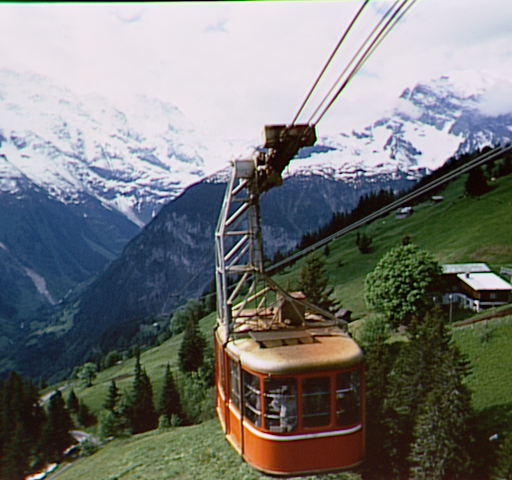
#> input picture cablecar.bmp, 512 x 480 px
$ python tp7.py
#> lines starting #> are read from the running program, lines starting #| are printed output that depends on the picture
import cv2
import numpy as np
import matplotlib.pyplot as plt

image = cv2.imread('cablecar.bmp',0)
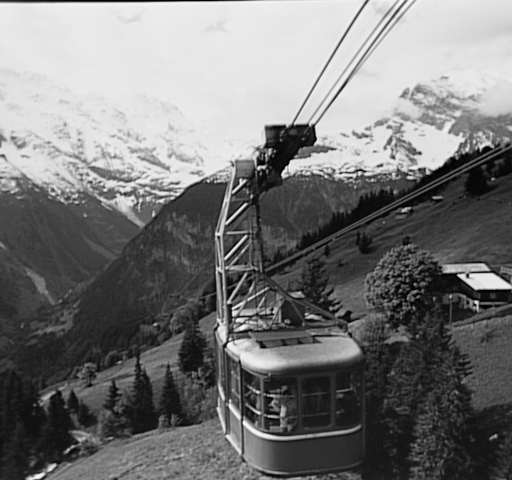
#> image: shape (480, 512); min 0, max 253, mean 119.1

#Transforme an image
dct = cv2.dct(np.float32(image))

#Show the DCT image
dctShow = np.log(1 + np.abs(dct))
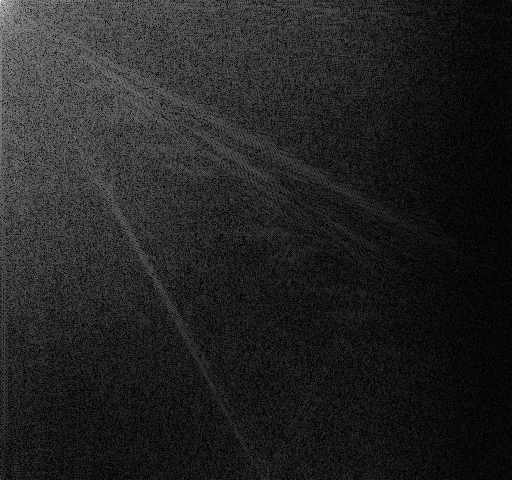
#> dctShow: shape (480, 512) float32; min 7.51e-06, max 10.99, mean 1.54; drawn with min black and max white

#DCT inverse
image2 = cv2.idct(dct)
image2 = np.uint8(image2)

plt.figure(figsize=(10,4))
plt.subplot(1,3,1)
plt.title("Original")
plt.imshow(image, cmap='gray')

plt.subplot(1,3,2)
plt.title("DCT")
plt.imshow(dctShow, cmap='gray')

plt.subplot(1,3,3)
plt.title("resultat finale")
plt.imshow(image2, cmap='gray')

plt.show()
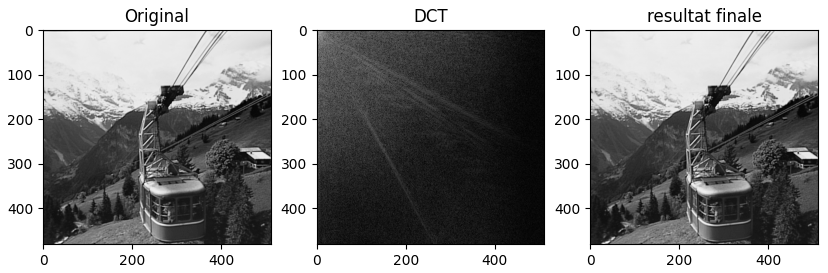
#> figure drawn by matplotlib, 3 panels

import cv2
import numpy as np
import matplotlib.pyplot as plt


def jpeg_compress_decompress(img, fq):

    h, w = img.shape

    # ── Étape 1 : Padding pour que h et w soient multiples de 8 ──────────────
    haut  = 0
    bas   = (8 - h % 8) % 8
    gauche = 0
    droite = (8 - w % 8) % 8

    padImg = np.pad(img, ((haut, bas), (gauche, droite)), 'constant')
    pH, pW = padImg.shape

    # ── Étape 3 : Matrice de quantification 8×8 ───────────────────────────────
    Quant = np.fromfunction(lambda i, j: 1 + (1 + i + j) * fq, (8, 8), dtype=int)

    # Tableau de travail pour les blocs quantifiés
    dctImg    = np.zeros_like(padImg, dtype=np.float32)
    quantImg  = np.zeros_like(padImg, dtype=np.float32)
    reconImg  = np.zeros_like(padImg, dtype=np.float32)

    # ── Étapes 2-5 : Parcours bloc par bloc ──────────────────────────────────
    for i in range(0, pH, 8):
        for j in range(0, pW, 8):
            bloc = np.float32(padImg[i:i+8, j:j+8])

            # DCT du bloc
            dctBloc = cv2.dct(bloc)

            # Quantification (division entière)
            quantBloc = np.floor(dctBloc / Quant)

            # Dé-quantification
            dequantBloc = quantBloc * Quant

            # DCT inverse
            idctBloc = cv2.idct(dequantBloc)

            dctImg[i:i+8, j:j+8]   = dctBloc
            quantImg[i:i+8, j:j+8] = quantBloc
            reconImg[i:i+8, j:j+8] = idctBloc

    # ── Étape 6 : Suppression du padding et conversion uint8 ─────────────────
    result = reconImg[:h, :w]
    result = np.uint8(np.clip(result, 0, 255))
    return result

image = cv2.imread('cablecar.bmp', 0)

if image is None:
    image = cv2.imread(cv2.samples.findFile('lena.jpg'), 0)

if image is None:
    # Image synthétique de secours
    image = np.uint8(np.random.randint(0, 256, (240, 320)))

print(f"Image chargée : {image.shape[1]}×{image.shape[0]} pixels")
#| Image chargée : 512×480 pixels

facteurs = [1, 5, 10, 25, 500]

fig, axes = plt.subplots(2, 3, figsize=(16, 10))
axes = axes.flatten()

# Image originale dans la 1ère case
axes[0].imshow(image, cmap='gray')
axes[0].set_title('Image originale', fontsize=12, fontweight='bold')
axes[0].axis('off')

# Une case par facteur de quantification
for k, fq in enumerate(facteurs):
    result = jpeg_compress_decompress(image, fq)

    # PSNR pour évaluer la qualité
    mse  = np.mean((image.astype(np.float64) - result.astype(np.float64)) ** 2)
    psnr = 10 * np.log10(255**2 / mse) if mse > 0 else float('inf')

    axes[k + 1].imshow(result, cmap='gray')
    axes[k + 1].set_title(f'fq = {fq}  |  PSNR = {psnr:.1f} dB', fontsize=11)
    axes[k + 1].axis('off')

    print(f"fq={fq:3d}  →  PSNR = {psnr:.2f} dB")
#> this loop made 5 passes
#> (mse, psnr) on passes 1 to 5: (36.71, 32.48), (691.9, 19.73), (2241.3, 14.63), (7426.5, 9.42), (21245.6, 4.86)
#| fq=  1  →  PSNR = 32.48 dB
#| fq=  5  →  PSNR = 19.73 dB
#| fq= 10  →  PSNR = 14.63 dB
#| fq= 25  →  PSNR = 9.42 dB
#| fq=500  →  PSNR = 4.86 dB
#> pass 2, `result = jpeg_compress_decompress(image, fq)`:
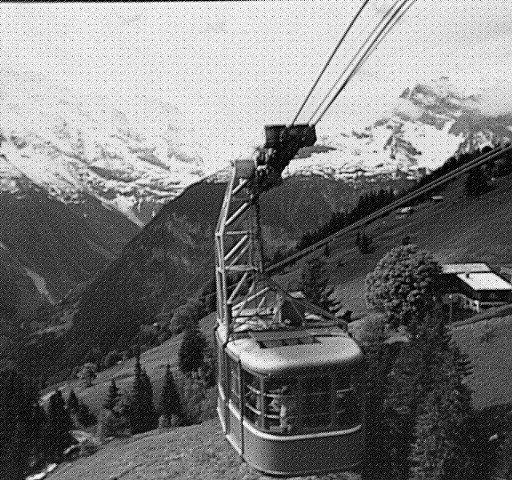
#> result: shape (480, 512); min 0, max 255, mean 118.4
#> pass 3, `result = jpeg_compress_decompress(image, fq)`:
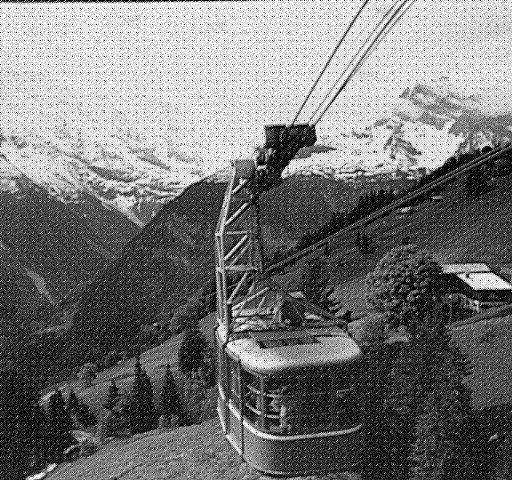
#> result: shape (480, 512); min 0, max 255, mean 118.8

plt.suptitle('Compression JPEG simplifiée — DCT 8×8 + Quantification', fontsize=13, fontweight='bold')
plt.tight_layout()
plt.savefig('tp7_partie2_jpeg.png', dpi=150, bbox_inches='tight')
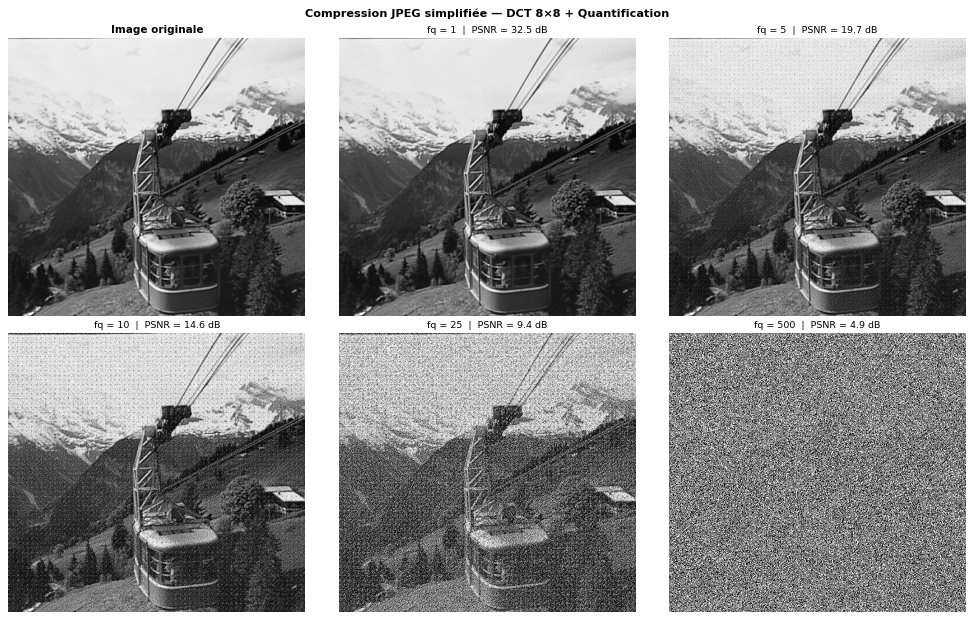
#> figure drawn by matplotlib, 6 panels
plt.show()
